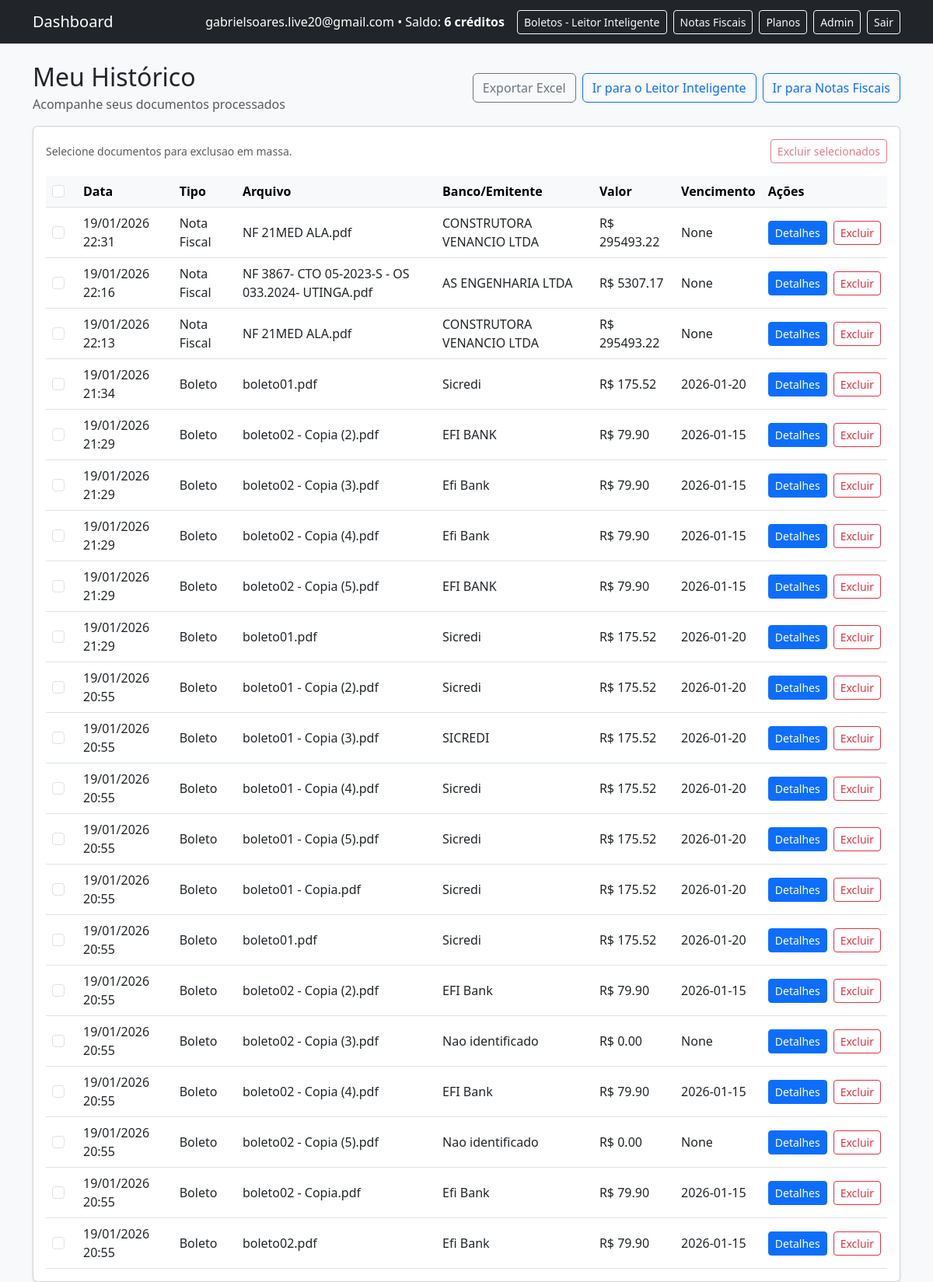
The app's page /dashboard (signed in) with its own data.
### app/models/user.py (models this page shows)
class User(Base):
    __tablename__ = "users"
    id = Column(Integer, primary_key=True, index=True)
    nome = Column(String, nullable=True)
    email = Column(String, unique=True, index=True, nullable=False)
    hashed_password = Column(String, nullable=False)
    creditos = Column(Integer, default=10) # Todo novo usuário ganha 10 créditos
    plano = Column(String, default="trial", nullable=False)
    creditos_renovam_em = Column(DateTime, nullable=True)
    plano_pendente = Column(String, nullable=True)
    plano_pendente_em = Column(DateTime, nullable=True)
    is_admin = Column(Boolean, default=False, nullable=False)
    boletos = relationship("BoletoHistory", back_populates="owner")

### app/models/boleto_history.py (models this page shows, shortened)
class BoletoHistory(Base):
    __tablename__ = "boleto_history"
    id = Column(Integer, primary_key=True, index=True)
    user_id = Column(Integer, ForeignKey("users.id")) # Vincula ao dono do boleto
    filename = Column(String)
    banco = Column(String)
    valor = Column(Float)
    vencimento = Column(String)
    linha_digitavel = Column(String)
    dados_completos = Column(JSON) # Salva o JSON inteiro da OpenAI
    data_processamento = Column(DateTime, default=datetime.utcnow)
    tipo_documento = Column(String, default="boleto")
    sucesso = Column(Boolean, default=True, nullable=False)
    erro = Column(String, nullable=True)
    modelo_ia = Column(String, nullable=True)
    paginas_total = Column(Integer, nullable=True)
    paginas_processadas = Column(Integer, nullable=True)
    processamento_ms = Column(Integer, nullable=True)
    telemetria = Column(JSON, nullable=True)
    owner = relationship("User", back_populates="boletos")

### app/routes/boleto.py (the view)
@router.get("/dashboard", response_class=HTMLResponse)
async def dashboard(
    request: Request,
    db: Session = Depends(get_db),
    user: User = Depends(get_current_user) # Agora o FastAPI garante que o usuário está logado!
):
    historico = db.query(BoletoHistory).filter(BoletoHistory.user_id == user.id).order_by(BoletoHistory.data_processamento.desc()).all()
    return templates.TemplateResponse("dashboard.html", {
        "request": request,
        "user": user,
        "historico": historico
    })

### app/templates/dashboard.html (shortened to what this page needs)
<!DOCTYPE html>
<html lang="pt-br">
<head>
    <link href="https://cdn.jsdelivr.net/npm/bootstrap@5.3.0/dist/css/bootstrap.min.css" rel="stylesheet">
</head>
<body class="bg-light">
<nav class="navbar navbar-expand-lg navbar-dark bg-dark mb-4">
    <div class="container">
        <a class="navbar-brand" href="/dashboard">Dashboard</a>
        <div class="d-flex align-items-center">
            <span class="navbar-text text-white me-3">
                {{ user.nome or user.email }} • Saldo: <strong>{{ user.creditos }} créditos</strong>
            </span>
            <a href="/" class="btn btn-sm btn-outline-light me-2">Boletos - Leitor Inteligente</a>
            <a href="/notas" class="btn btn-sm btn-outline-light me-2">Notas Fiscais</a>
            <a href="/planos" class="btn btn-sm btn-outline-light me-2">Planos</a>
            {% if user.is_admin %}
            <a href="/admin" class="btn btn-sm btn-outline-light me-2">Admin</a>
            {% endif %}
            <a href="/logout" class="btn btn-sm btn-outline-light">Sair</a>
        </div>
    </div>
</nav>
<div class="container">
    <div class="row g-3">
        <div class="col-12">
            <div class="d-flex justify-content-between align-items-center">
                <div>
                    <h2 class="mb-1">Meu Histórico</h2>
                    <div class="text-muted">Acompanhe seus documentos processados</div>
                </div>
                <div class="d-flex gap-2">
                    <a href="/dashboard/export/excel" class="btn btn-outline-secondary">Exportar Excel</a>
                    <a href="/" class="btn btn-outline-primary">Ir para o Leitor Inteligente</a>
                    <a href="/notas" class="btn btn-outline-primary">Ir para Notas Fiscais</a>
                </div>
            </div>
        </div>
        <div class="col-12">
            <div class="card shadow-sm">
                <div class="card-body">
                    <form method="post" action="/dashboard/excluir" onsubmit="return confirm('Tem certeza que deseja excluir os documentos selecionados?');">
                        <div class="d-flex justify-content-between align-items-center mb-3">
                            <div class="text-muted small">Selecione documentos para exclusao em massa.</div>
                            <button id="bulkDeleteBtn" class="btn btn-sm btn-outline-danger" type="submit" disabled>Excluir selecionados</button>
                        </div>
                    <div class="table-responsive">
                        <table class="table table-hover align-middle mb-0">
                            <thead class="table-light">
                                <tr>
                                    <th style="width: 40px;">
                                        <input id="selectAll" class="form-check-input" type="checkbox" aria-label="Selecionar todos">
                                    </th>
                                    <th>Data</th>
                                    <th>Tipo</th>
                                    <th>Arquivo</th>
                                    <th>Banco/Emitente</th>
                                    <th>Valor</th>
                                    <th>Vencimento</th>
                                    <th>Ações</th>
                                </tr>
                            </thead>
                            <tbody>
                                {% for item in historico %}
                                <tr>
                                    <td>
                                        <input class="form-check-input row-check" type="checkbox" name="ids" value="{{ item.id }}" aria-label="Selecionar documento {{ item.id }}">
                                    </td>
                                    <td>{{ item.data_processamento_br.strftime('%d/%m/%Y %H:%M') }}</td>
                                    <td>
                                        {% if item.tipo_documento == "nota_fiscal" %}
                                        Nota Fiscal
                                        {% else %}
                                        Boleto
                                        {% endif %}
                                    </td>
                                    <td>{{ item.filename }}</td>
                                    <td>{{ item.banco or 'Nao identificado' }}</td>
                                    <td>R$ {{ "%.2f"|format(item.valor) if item.valor else '0.00' }}</td>
                                    <td>{{ item.vencimento }}</td>
                                    <td>
                                        <div class="d-flex gap-2">
                                            <button class="btn btn-sm btn-primary" type="button" data-id="{{ item.id }}" onclick="verDetalhes(this.getAttribute('data-id'))">Detalhes</button>
                                            <button class="btn btn-sm btn-outline-danger" type="submit" formaction="/excluir/{{ item.id }}" formmethod="post" onclick="return confirm('Tem certeza que deseja excluir este documento?');">Excluir</button>
                                        </div>
                                    </td>
                                </tr>
                                {% else %}
                                <tr>
                                    <td colspan="8" class="text-center text-muted py-4">Nenhum documento processado ainda.</td>
                                </tr>
                                {% endfor %}
                            </tbody>
                        </table>
                    </div>
                    </form>
                </div>
            </div>
        </div>
    </div>
</div>
</body>
</html>

### records on screen
User: nome+email "gabrielsoares.live20@gmail.com", creditos "6"
BoletoHistory: data_processamento_br "19/01/2026 22:31", tipo_documento "Nota Fiscal", filename "NF 21MED ALA.pdf", banco "CONSTRUTORA VENANCIO LTDA", valor "295493.22", vencimento "None"
BoletoHistory: data_processamento_br "19/01/2026 22:16", tipo_documento "Nota Fiscal", filename "NF 3867- CTO 05-2023-S - OS 033.2024- UTINGA.pdf", banco "AS ENGENHARIA LTDA", valor "5307.17", vencimento "None"
BoletoHistory: data_processamento_br "19/01/2026 22:13", tipo_documento "Nota Fiscal", filename "NF 21MED ALA.pdf", banco "CONSTRUTORA VENANCIO LTDA", valor "295493.22", vencimento "None"
BoletoHistory: data_processamento_br "19/01/2026 21:34", tipo_documento "Boleto", filename "boleto01.pdf", banco "Sicredi", valor "175.52", vencimento "2026-01-20"
BoletoHistory: data_processamento_br "19/01/2026 21:29", tipo_documento "Boleto", filename "boleto02 - Copia (2).pdf", banco "EFI BANK", valor "79.90", vencimento "2026-01-15"
BoletoHistory: data_processamento_br "19/01/2026 21:29", tipo_documento "Boleto", filename "boleto02 - Copia (3).pdf", banco "Efi Bank", valor "79.90", vencimento "2026-01-15"
BoletoHistory: data_processamento_br "19/01/2026 21:29", tipo_documento "Boleto", filename "boleto02 - Copia (4).pdf", banco "Efi Bank", valor "79.90", vencimento "2026-01-15"
BoletoHistory: data_processamento_br "19/01/2026 21:29", tipo_documento "Boleto", filename "boleto02 - Copia (5).pdf", banco "EFI BANK", valor "79.90", vencimento "2026-01-15"
BoletoHistory: data_processamento_br "19/01/2026 21:29", tipo_documento "Boleto", filename "boleto01.pdf", banco "Sicredi", valor "175.52", vencimento "2026-01-20"
BoletoHistory: data_processamento_br "19/01/2026 20:55", tipo_documento "Boleto", filename "boleto01 - Copia (2).pdf", banco "Sicredi", valor "175.52", vencimento "2026-01-20"
BoletoHistory: data_processamento_br "19/01/2026 20:55", tipo_documento "Boleto", filename "boleto01 - Copia (3).pdf", banco "SICREDI", valor "175.52", vencimento "2026-01-20"
BoletoHistory: data_processamento_br "19/01/2026 20:55", tipo_documento "Boleto", filename "boleto01 - Copia (4).pdf", banco "Sicredi", valor "175.52", vencimento "2026-01-20"
BoletoHistory: data_processamento_br "19/01/2026 20:55", tipo_documento "Boleto", filename "boleto01 - Copia (5).pdf", banco "Sicredi", valor "175.52", vencimento "2026-01-20"
BoletoHistory: data_processamento_br "19/01/2026 20:55", tipo_documento "Boleto", filename "boleto01 - Copia.pdf", banco "Sicredi", valor "175.52", vencimento "2026-01-20"
BoletoHistory: data_processamento_br "19/01/2026 20:55", tipo_documento "Boleto", filename "boleto01.pdf", banco "Sicredi", valor "175.52", vencimento "2026-01-20"
BoletoHistory: data_processamento_br "19/01/2026 20:55", tipo_documento "Boleto", filename "boleto02 - Copia (2).pdf", banco "EFI Bank", valor "79.90", vencimento "2026-01-15"
BoletoHistory: data_processamento_br "19/01/2026 20:55", tipo_documento "Boleto", filename "boleto02 - Copia (3).pdf", banco "Nao identificado", valor "0.00", vencimento "None"
BoletoHistory: data_processamento_br "19/01/2026 20:55", tipo_documento "Boleto", filename "boleto02 - Copia (4).pdf", banco "EFI Bank", valor "79.90", vencimento "2026-01-15"
BoletoHistory: data_processamento_br "19/01/2026 20:55", tipo_documento "Boleto", filename "boleto02 - Copia (5).pdf", banco "Nao identificado", valor "0.00", vencimento "None"
BoletoHistory: data_processamento_br "19/01/2026 20:55", tipo_documento "Boleto", filename "boleto02 - Copia.pdf", banco "Efi Bank", valor "79.90", vencimento "2026-01-15"
BoletoHistory: data_processamento_br "19/01/2026 20:55", tipo_documento "Boleto", filename "boleto02.pdf", banco "Efi Bank", valor "79.90", vencimento "2026-01-15"
